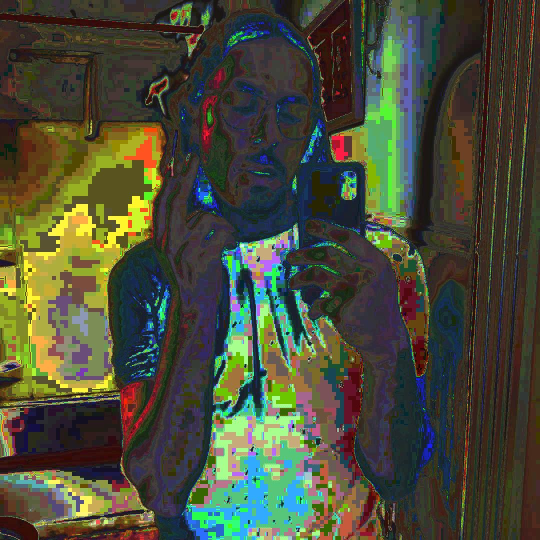
%> input picture Projects/image1-manual.jpg, 1080 x 1080 px (shown at 1/2 size)
$ octave --eval "drawframe_rips2(im2double(imread('../image1-manual.jpg')));"   (GNU Octave 9; MATLAB toolbox functions it lacks are replaced by stand-ins)
%> lines starting %> are read from the running program, lines starting %| are printed output that depends on the picture; in (x1, y1, x2, y2) boxes, pixels count from 0 and x2, y2 are one past the last pixel; in counts of white or black regions, pixels touching at a corner belong together; the program's own positions count from 1
function drawframe_rips2(f)
% set tablesize nxn (ts), number of pebbles (p), output frame (o), and timer
% matrix (tm)
ts=100;
p=3;
o=zeros(ts);
tm=o;

% randomize locations for initial pebbles (lcP)
rng(1);
lcP=[];
for i1=1:p
    nP=randi(ts^2);
    lcP=[lcP;nP];
end

% use starting image (im) instead of random pebble locations
% im=[];
% lcP=im;

% set pebble locations in output to 2 and in timer to 1
o(lcP)=2;
tm(lcP)=1;

% reverse loop
%if f>24
   % f=25-(f-24);
%end


% loop to iterate through previous frames (1 -> f-1) to generate current frame (f)
for i1=1:f
    if f==1
        break;
    end

    % every nth iteration of frames drop another random pebble
    n=2;
    if mod(i1,n)==0
        nP=randi(ts^2);
        o(nP)=2;
        tm(nP)=1;
    end

    % pad output and timer with extra space for ripple overflow to be
    % trimmed later
    o=padarray(o,[2*f 2*f],0,'both');
    tm=padarray(tm,[2*f 2*f],0,'both');
    [rP,cP]=find(tm>0);

    % core loop for evaluating locations > 0 in timer matrix (value equates to how
    % many turns have lapsed since pebble dropped at this location) and drawing new ripples at
    % these locations while also erasing old ripples
    for i2=1:numel(rP)
        t=tm(rP(i2),cP(i2)); % timer value (t) at pebble drop location
        newRip=bullseyezeros2(t); % helper function creating bullesyed matrix with zero spacing where outer ring value is t
        s=4*t-3; % size (s) of newRip
        o(rP(i2)-floor(s/2):rP(i2)+floor(s/2),cP(i2)-floor(s/2):cP(i2)+floor(s/2))=o(rP(i2)-floor(s/2):rP(i2)+floor(s/2),cP(i2)-floor(s/2):cP(i2)+floor(s/2))+newRip;

        % for timer values > 1, also need to delete previous ripple(s)
        if t>1
            oldRip=bullseyezeros2(t-1);
            s=4*(t-1)-3;
            o(rP(i2)-floor(s/2):rP(i2)+floor(s/2),cP(i2)-floor(s/2):cP(i2)+floor(s/2))=o(rP(i2)-floor(s/2):rP(i2)+floor(s/2),cP(i2)-floor(s/2):cP(i2)+floor(s/2))-oldRip;
        end

        tm(rP(i2),cP(i2))=t+1;
    end
    o=o(2*f+1:end-2*f,2*f+1:end-2*f);
    tm=tm(2*f+1:end-2*f,2*f+1:end-2*f);
end
%> this loop made 0 passes
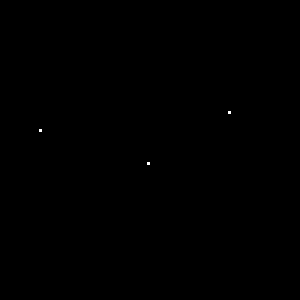
%> o: size 100x100 double (shown 3 times larger); values 0 (black) and 2 (white), 0.03% white in thin lines or dots, all inside (x1, y1, x2, y2) = (13, 37, 77, 55)
%> after the loop, nP = 4955
cmp=colormap(turbo(1+max(max(o))));
%> cmp = [0.19 0.0718 0.232; 0.638 0.991 0.236; 0.48 0.0158 0.0106]
o=uint16(o);
o=imresize(o,[1000 1000],'box');
%> o: size 1000x1000 uint16; values 0 (black) and 2 (white), 0.03% white; 3 white regions, box (x1, y1, x2, y2) and area: (760, 370, 770, 380) 100, (130, 430, 140, 440) 100, (490, 540, 500, 550) 100
ind=o;
o=ind2rgb(o,cmp);
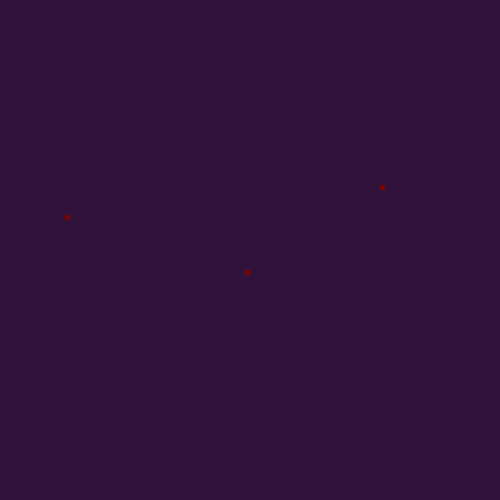
%> o: size 1000x1000x3 double (shown at 1/2 size); mean R, G, B 0.19, 0.0717, 0.232
imshow(o)
end
